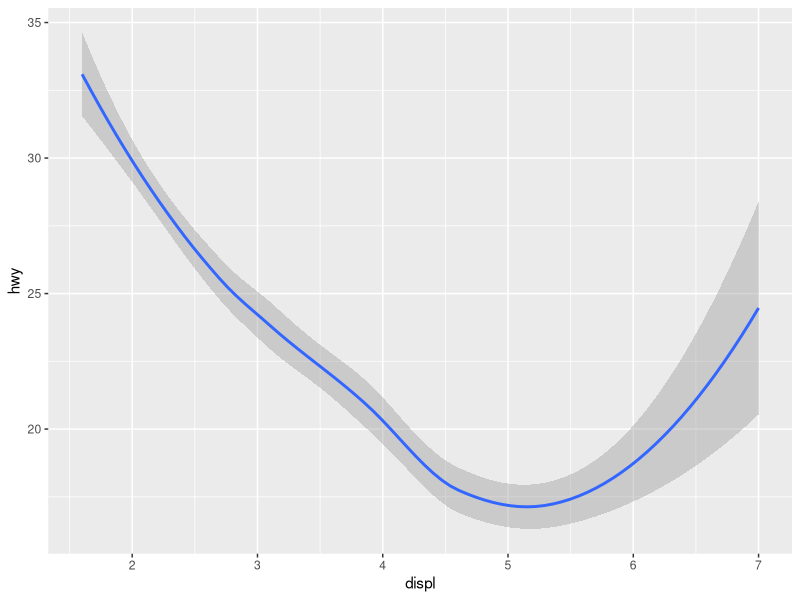
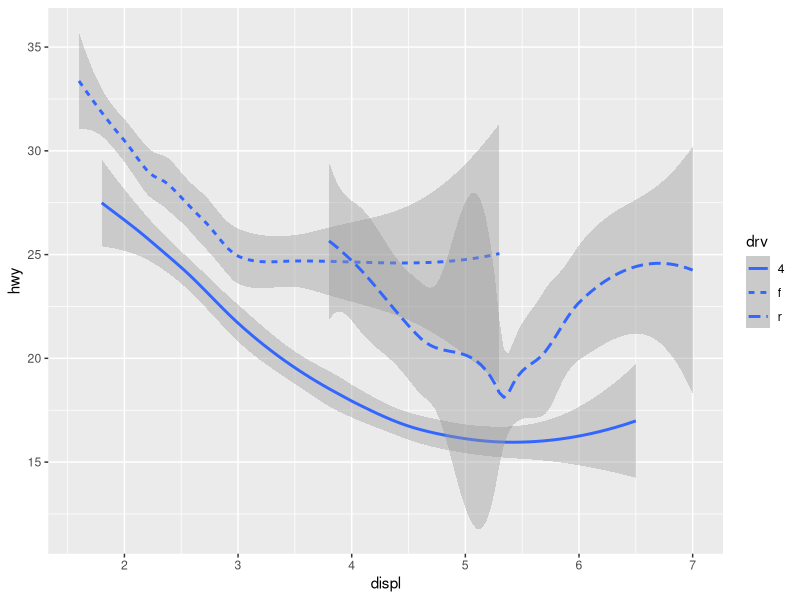
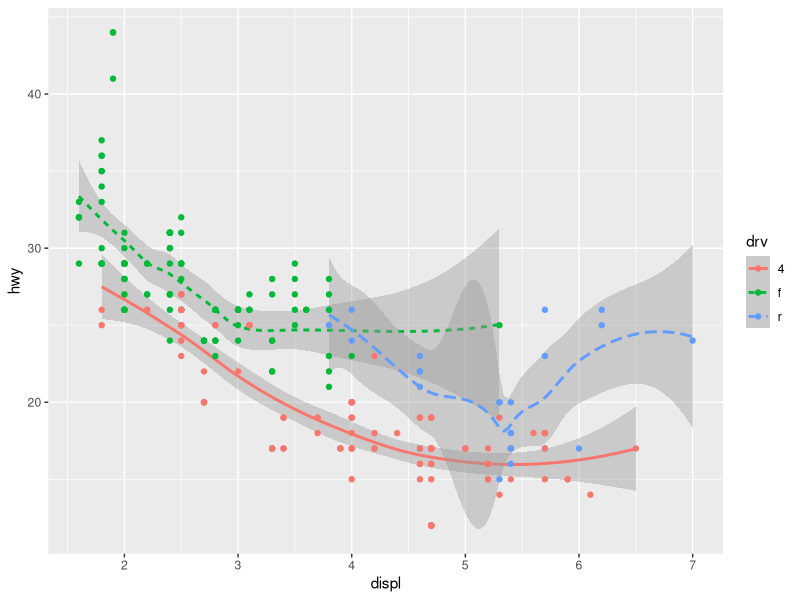
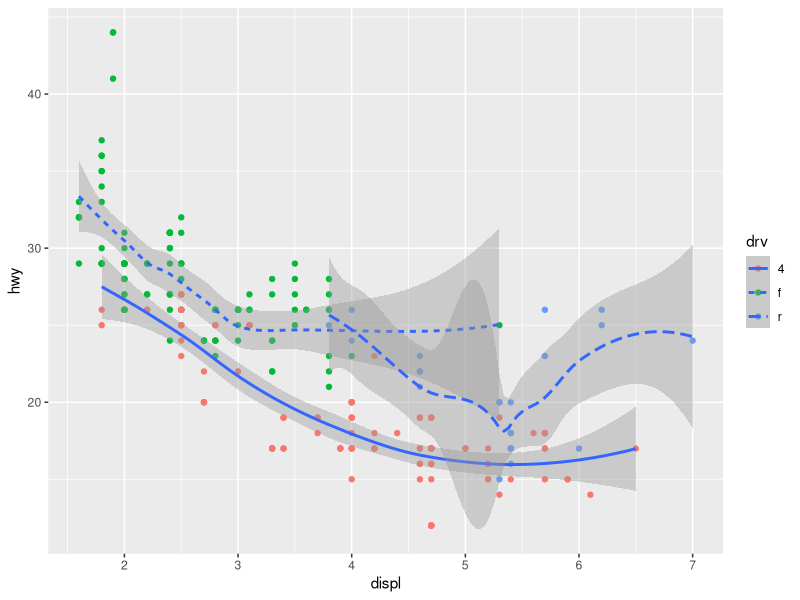
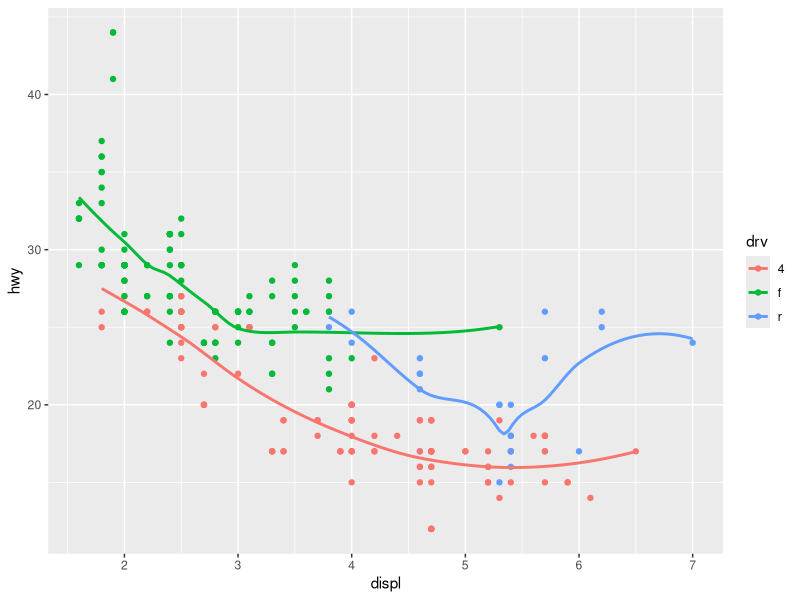

Here is the R script that generated these plots, in order:
library(tidyverse)

ggplot(data = mpg) +
  geom_smooth(mapping = aes(x = displ, y = hwy)) 

ggplot(data = mpg) +
  geom_smooth(mapping = aes(x = displ, y = hwy, linetype = drv)) 

ggplot(data = mpg) +
  geom_smooth(mapping = aes(x = displ, y = hwy, linetype = drv, color = drv)) +
  geom_point(mapping  = aes(x = displ, y = hwy, color = drv))

ggplot(data = mpg, mapping = aes(x = displ, y = hwy)) +
  geom_point(mapping = aes(color = drv)) +
  geom_smooth(mapping = aes(linetype = drv))
              
ggplot(data = mpg, mapping = aes(x= displ, y=hwy, color = drv)) +
  geom_point() + 
  geom_smooth(se = FALSE)

              